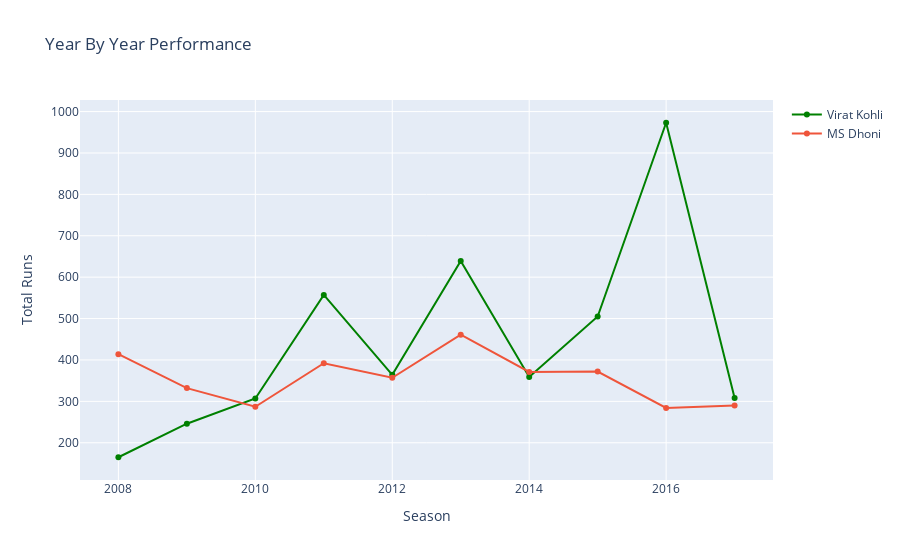

Here is the notebook cell this chart was saved with:
### Code cell
# with multiple data
trace = go.Scatter(x=performance["season"], y=performance["batsman_runs"],
                   mode="lines+markers", marker={"color": "green"}, name="Virat Kohli")
trace1 = go.Scatter(x=performance1["season"], y=performance1["batsman_runs"],
                    mode="lines+markers", name="MS Dhoni")
data = [trace, trace1]
layout = go.Layout(title="Year By Year Performance", xaxis={
                   "title": "Season"}, yaxis={"title": "Total Runs"})
fig = go.Figure(data, layout)
fig.show()

### Figure 1 — Plotly figure (JSON) as saved in the notebook; plotly's stock layout.template omitted (floating-point values rounded to 4 significant figures)
{"data": [{"marker": {"color": "green"}, "mode": "lines+markers", "name": "Virat Kohli", "type": "scatter", "x": [2008, 2009, 2010, 2011, 2012, 2013, 2014, 2015, 2016, 2017], "y": [165, 246, 307, 557, 364, 639, 359, 505, 973, 308]}, {"mode": "lines+markers", "name": "MS Dhoni", "type": "scatter", "x": [2008, 2009, 2010, 2011, 2012, 2013, 2014, 2015, 2016, 2017], "y": [414, 332, 287, 392, 357, 461, 371, 372, 284, 290]}], "layout": {"title": {"text": "Year By Year Performance"}, "xaxis": {"title": {"text": "Season"}}, "yaxis": {"title": {"text": "Total Runs"}}}}
